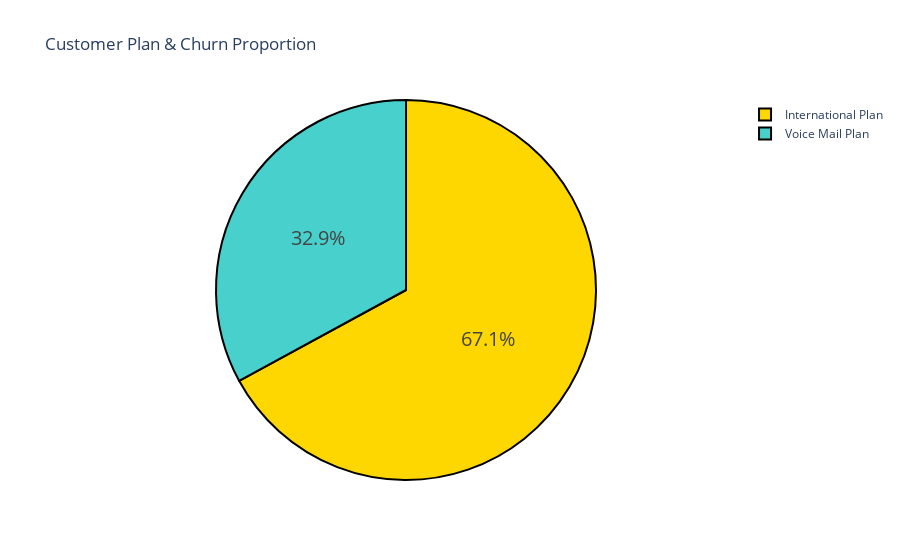

The cell this chart's notebook holds for it:
### Markdown cell above
## Plan & Churn Proportion

### Code cell
# geometric object
fig = px.pie(
             values = [df[["international_plan",'churn']].where(df.churn=='yes').value_counts()['yes'][0],
                       df[["voice_mail_plan",'churn']].where(df.churn=='yes').value_counts()['yes'][0]],
             names = ["International Plan", "Voice Mail Plan"],
             title = 'Customer Plan & Churn Proportion')

# aesthetics
fig.update_traces(textfont_size = 20,
                  marker = dict(colors = ['gold', 'mediumturquoise', 'darkorange', 'lightgreen'],
                                line = dict(color='#000000', width=2)))

fig.show()

### Figure 1 — Plotly figure (JSON) as saved in the notebook; plotly's stock layout.template omitted (floating-point values rounded to 4 significant figures)
{"data": [{"domain": {"x": [0, 1], "y": [0, 1]}, "hovertemplate": "label=%{label}<br>value=%{value}<extra></extra>", "labels": ["International Plan", "Voice Mail Plan"], "legendgroup": "", "marker": {"colors": ["gold", "mediumturquoise", "darkorange", "lightgreen"], "line": {"color": "#000000", "width": 2}}, "name": "", "showlegend": true, "textfont": {"size": 20}, "type": "pie", "values": [167, 82]}], "layout": {"legend": {"tracegroupgap": 0}, "title": {"text": "Customer Plan & Churn Proportion"}}}
